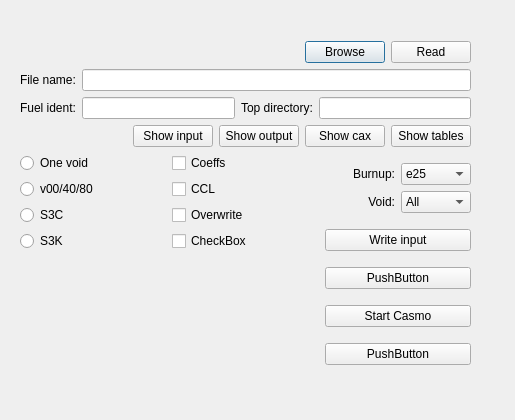
<ui version="4.0" >
 <class>Dialog</class>
 <widget class="QDialog" name="Dialog" >
  <property name="geometry" >
   <rect>
    <x>0</x>
    <y>0</y>
    <width>515</width>
    <height>420</height>
   </rect>
  </property>
  <property name="windowTitle" >
   <string>Dialog</string>
  </property>
  <widget class="QWidget" name="" >
   <property name="geometry" >
    <rect>
     <x>20</x>
     <y>41</y>
     <width>451</width>
     <height>338</height>
    </rect>
   </property>
   <layout class="QVBoxLayout" >
    <item>
     <layout class="QHBoxLayout" >
      <item>
       <spacer>
        <property name="orientation" >
         <enum>Qt::Horizontal</enum>
        </property>
        <property name="sizeHint" >
         <size>
          <width>131</width>
          <height>20</height>
         </size>
        </property>
       </spacer>
      </item>
      <item>
       <widget class="QPushButton" name="browseButton" >
        <property name="text" >
         <string>Browse</string>
        </property>
       </widget>
      </item>
      <item>
       <widget class="QPushButton" name="readFileButton" >
        <property name="text" >
         <string>Read</string>
        </property>
       </widget>
      </item>
     </layout>
    </item>
    <item>
     <layout class="QHBoxLayout" >
      <item>
       <widget class="QLabel" name="fileLabel" >
        <property name="text" >
         <string>File name:</string>
        </property>
       </widget>
      </item>
      <item>
       <widget class="QLineEdit" name="fileLineEdit" />
      </item>
     </layout>
    </item>
    <item>
     <layout class="QHBoxLayout" >
      <item>
       <widget class="QLabel" name="fuelIdentLabel" >
        <property name="text" >
         <string>Fuel ident:</string>
        </property>
       </widget>
      </item>
      <item>
       <widget class="QLineEdit" name="fuelIdentLineEdit" />
      </item>
      <item>
       <widget class="QLabel" name="topDirLabel" >
        <property name="text" >
         <string>Top directory:</string>
        </property>
       </widget>
      </item>
      <item>
       <widget class="QLineEdit" name="topDirLineEdit" />
      </item>
     </layout>
    </item>
    <item>
     <layout class="QHBoxLayout" >
      <item>
       <spacer>
        <property name="orientation" >
         <enum>Qt::Horizontal</enum>
        </property>
        <property name="sizeHint" >
         <size>
          <width>40</width>
          <height>20</height>
         </size>
        </property>
       </spacer>
      </item>
      <item>
       <widget class="QPushButton" name="showCaiButton" >
        <property name="text" >
         <string>Show input</string>
        </property>
       </widget>
      </item>
      <item>
       <widget class="QPushButton" name="showCaoButton" >
        <property name="text" >
         <string>Show output</string>
        </property>
       </widget>
      </item>
      <item>
       <widget class="QPushButton" name="showCaxButton" >
        <property name="text" >
         <string>Show cax</string>
        </property>
       </widget>
      </item>
      <item>
       <widget class="QPushButton" name="showSlxButton" >
        <property name="text" >
         <string>Show tables</string>
        </property>
       </widget>
      </item>
     </layout>
    </item>
    <item>
     <layout class="QHBoxLayout" >
      <item>
       <layout class="QVBoxLayout" >
        <item>
         <widget class="QRadioButton" name="oneVoidRadioButton" >
          <property name="text" >
           <string>One void</string>
          </property>
         </widget>
        </item>
        <item>
         <widget class="QRadioButton" name="allVoidsRadioButton" >
          <property name="text" >
           <string>v00/40/80</string>
          </property>
         </widget>
        </item>
        <item>
         <widget class="QRadioButton" name="s3cRadioButton" >
          <property name="text" >
           <string>S3C</string>
          </property>
         </widget>
        </item>
        <item>
         <widget class="QRadioButton" name="s3kRadioButton" >
          <property name="text" >
           <string>S3K</string>
          </property>
         </widget>
        </item>
        <item>
         <spacer>
          <property name="orientation" >
           <enum>Qt::Vertical</enum>
          </property>
          <property name="sizeHint" >
           <size>
            <width>31</width>
            <height>31</height>
           </size>
          </property>
         </spacer>
        </item>
       </layout>
      </item>
      <item>
       <layout class="QVBoxLayout" >
        <item>
         <widget class="QCheckBox" name="coeffsCheckBox" >
          <property name="text" >
           <string>Coeffs</string>
          </property>
         </widget>
        </item>
        <item>
         <widget class="QCheckBox" name="cclCheckBox" >
          <property name="text" >
           <string>CCL</string>
          </property>
         </widget>
        </item>
        <item>
         <widget class="QCheckBox" name="overwriteCheckBox" >
          <property name="text" >
           <string>Overwrite</string>
          </property>
         </widget>
        </item>
        <item>
         <widget class="QCheckBox" name="checkBox" >
          <property name="text" >
           <string>CheckBox</string>
          </property>
         </widget>
        </item>
        <item>
         <spacer>
          <property name="orientation" >
           <enum>Qt::Vertical</enum>
          </property>
          <property name="sizeHint" >
           <size>
            <width>61</width>
            <height>20</height>
           </size>
          </property>
         </spacer>
        </item>
       </layout>
      </item>
      <item>
       <layout class="QVBoxLayout" >
        <item>
         <layout class="QGridLayout" >
          <item row="0" column="0" >
           <widget class="QLabel" name="burnupLabel" >
            <property name="text" >
             <string>Burnup:</string>
            </property>
            <property name="alignment" >
             <set>Qt::AlignRight|Qt::AlignTrailing|Qt::AlignVCenter</set>
            </property>
           </widget>
          </item>
          <item row="0" column="1" >
           <widget class="QComboBox" name="burnupComboBox" >
            <item>
             <property name="text" >
              <string>e25</string>
             </property>
            </item>
            <item>
             <property name="text" >
              <string>e50</string>
             </property>
            </item>
            <item>
             <property name="text" >
              <string>e70</string>
             </property>
            </item>
           </widget>
          </item>
          <item row="1" column="0" >
           <widget class="QLabel" name="voidLabel" >
            <property name="text" >
             <string>Void:</string>
            </property>
            <property name="alignment" >
             <set>Qt::AlignRight|Qt::AlignTrailing|Qt::AlignVCenter</set>
            </property>
           </widget>
          </item>
          <item row="1" column="1" >
           <widget class="QComboBox" name="voidComboBox" >
            <item>
             <property name="text" >
              <string>All</string>
             </property>
            </item>
           </widget>
          </item>
         </layout>
        </item>
        <item>
         <widget class="QPushButton" name="writeInputButton" >
          <property name="text" >
           <string>Write input</string>
          </property>
         </widget>
        </item>
        <item>
         <widget class="QPushButton" name="pushButton_1" >
          <property name="text" >
           <string>PushButton</string>
          </property>
         </widget>
        </item>
        <item>
         <widget class="QPushButton" name="startCasmoButton" >
          <property name="text" >
           <string>Start Casmo</string>
          </property>
         </widget>
        </item>
        <item>
         <widget class="QPushButton" name="pushButton_2" >
          <property name="text" >
           <string>PushButton</string>
          </property>
         </widget>
        </item>
       </layout>
      </item>
     </layout>
    </item>
   </layout>
  </widget>
 </widget>
 <resources/>
 <connections/>
</ui>
